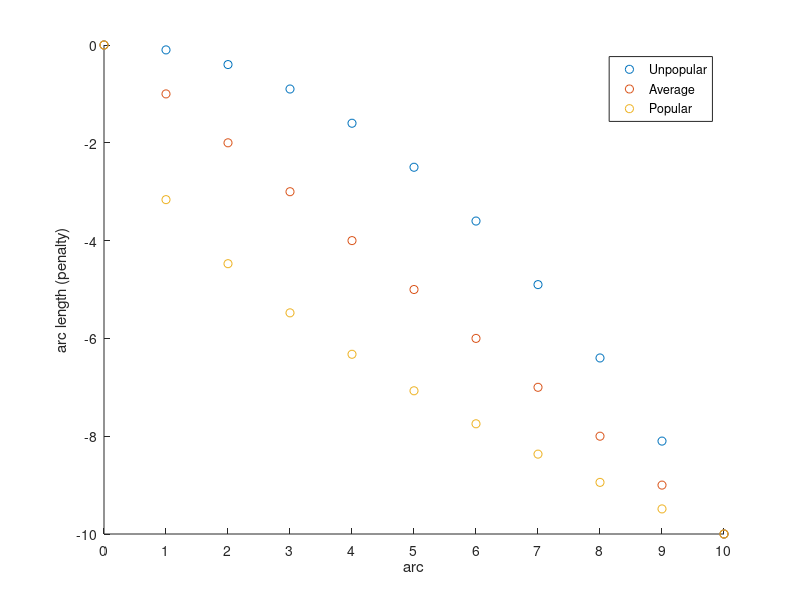

Reproduce this figure in MATLAB.
true_sorted =[ 1.1787    0.8739   -0.2460
    1.2787    1.8703    0.3908
    0.4806    0.7243    0.5947
    0.3637   -0.0503    0.6628
    0.5765    1.2779    0.7256
    0.7916    0.8085    0.7713
    1.7732    0.6715    0.8021
    1.7201    1.3569    0.8469
    1.7638    1.1257    1.6208
    0.9447    1.0885    1.6224];


heur_sorted =[    0.5785
    0.8889
    0.5324
    0.4782
    0.9364
    1.1076
    0.6559
    0.7800
    1.1011
    0.9950];

ave=[0.6022
1.179933333
0.599866667
0.3254
0.86
0.790466667
1.082266667
1.307966667
1.503433333
1.218533333];

normheur=norm(heur_sorted-ave);
norm1=norm(true_sorted(:,1)-ave);
norm2=norm(true_sorted(:,2)-ave);
norm3=norm(true_sorted(:,3)-ave);

blah=[1;1;1;.5;.5;0;0;0;-1];
quantile(blah,1)

results=[2.2366	2.55	2.2641	1.957	2.350233333;
2.8357	2.7797	2.3036	2.3519	2.639666667;
2.656	2.6286	2.3806	2.5321	2.555066667;
2.802	2.4482	2.4436	2.4667	2.5646;
2.6716	2.684	2.506	2.4389	2.620533333;
2.6774	3.0545	2.5811	2.4623	2.771;
2.9217	3.117	2.5878	2.8059	2.8755;
2.7481	2.8896	2.6495	2.8372	2.7624;
2.3811	2.3889	2.754	2.6792	2.508;
2.4068	2.921	2.9823	2.4933	2.770033333];

heur_error=norm(results(:,4)-results(:,5))
error1=norm(results(:,1)-results(:,5))
error2=norm(results(:,2)-results(:,5))
error3=norm(results(:,3)-results(:,5))

% lwr=0;
% theta=3
% equal=0;
% trials=1;
% k=1;
% x=[1,1,0,1;
%     1,1,0,0;
%     1,0,0,1]
% [m,n]=size(x);
% 
% menu = cell(1,n);
% for j=1:n
%     if nnz(x(:,j))>0
%         menu{j} = find(x(:,j));
%     else
%         menu{j} = 0;
%     end
% end
% menu{3}
% size(menu{3})
% % menu{4}
% % menu{1,2}
% % menu{3}==0
% % for i=1:size(menu{1})
% %     i
% % end
% trials=1;
% k=1;
% 
% 
% stop=[];
% menu = cell(1,n);
% for j=1:n
%     if nnz(x(:,j))>0
%         menu{j} = vertcat(0,find(x(:,j)));
%         dim=size(menu{j});
%         stop=vertcat(stop, dim(1));
%     else
%         menu{j} = 0;
%         stop=vertcat(stop,1);
%     end
% end
% stop
% col=ones(n,1);
% check=1;
% curr=1;
% 
% %%% calculate total number of scenarios
% % totscen=1;
% % for j=1:n
% %     if menu{j}~0
% %         totscen=totscen*(size(menu{j})+1);
% %     end
% % end
% 
% 
% %%%%%%%%%%%%%%%%% big loop over each scenario
% while true
%     y = zeros(m,n);
%     %%% set y values based on current column choices
%     for j=1:n
%         temp=menu{j};
%         temp(col(j,1));
%         if temp(col(j,1)) ~= 0
%             y(temp(col(j,1)),j)=1;
%         end
%     end
%     y
%     %%% performance analysis
%    % [obj,dup,rej,v,y,w,z]=menu_performance(C,D,r,y);
% 
%     %%% advance col choices to the next combination of choices
%     if col==stop
%         break
%     end
%     while true
%         if col(check)<stop(check)
%             col(check)=col(check)+1;
%             check=1;
%             break
%         end
%         col(check)=1;
%         check=check+1;
%         if (check-1)==curr
%             curr=curr+1;
%             if stop(curr)==1
%                 curr=curr+1;
%             end
%             check=1;
%             col(curr,1)=col(curr,1)+1;
%             break
%         end
%         
%     end 
%     
%     
% end
% m=10;
% u=zeros(m,1);
%  mu=rand(m,1)-0.5*ones(m,1)
%  sigma=0.5*rand(m,1)
%  for i=1:m
%      u(i)=normrnd(mu(i),sigma(i));
%  end
%  u
% U=perms(u)';
% totprob=0;
% for j=1:size(U,2)
%     [prob]=rankprob(U(:,j),mu,sigma);
%     totprob=totprob+prob;
% end
% totprob

% range=[1:1:20];
% picks=zeros(3,2)
% picks(:,1)=randsample(range,3)'
% picks(:,2)=randsample(range,3)'
% picks=sort(picks)
% if ~ismember(3,picks(:,1))
%     b=20
% end
% j=1;
% menu = cell(1,3);
% menu{j}=[1;3;6];
% temp=menu{j}
% size(temp,1)
%            dim=size(menu{j})
%            accepted=de2bi(3,dim(1)) 
%            
% mean([1;2],[.2;.8])

x=[0:1:10];
y1=-10*(x/10).^0.5;
y2=-10*(x/10).^2;

figure
%plot(x,y1,x,x,x,y2
scatter(x,y2)
hold on
scatter(x,-x)
hold on
scatter(x,y1)
xlabel('arc')
ylabel('arc length (penalty)')
xticks([0 1 2 3 4 5 6 7 8 9 10])

legend('Unpopular','Average', 'Popular','Location','Best')

% hold on
% scatter(x,x)
% 
% hold on 
% scatter(x,y2)
  